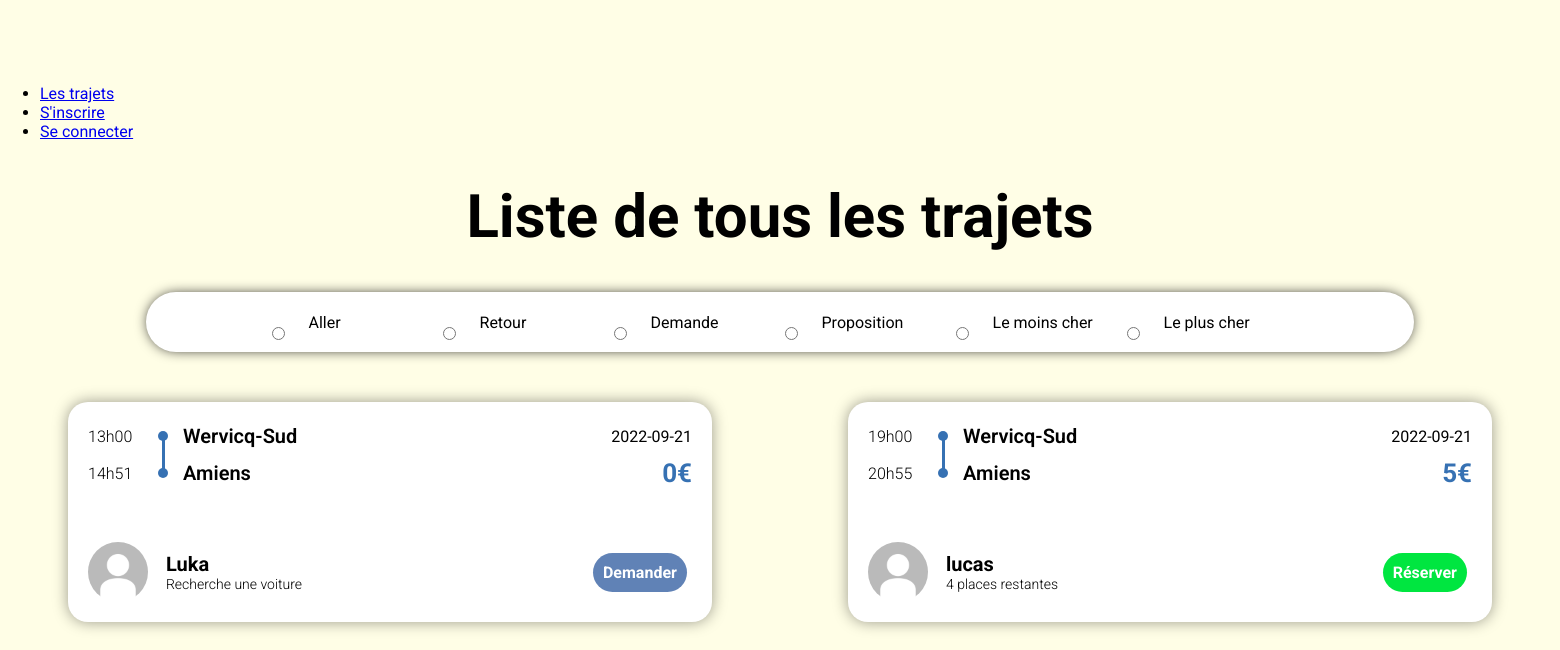
Before: /html/TousLesTrajets.php (lower part) with the older database file.
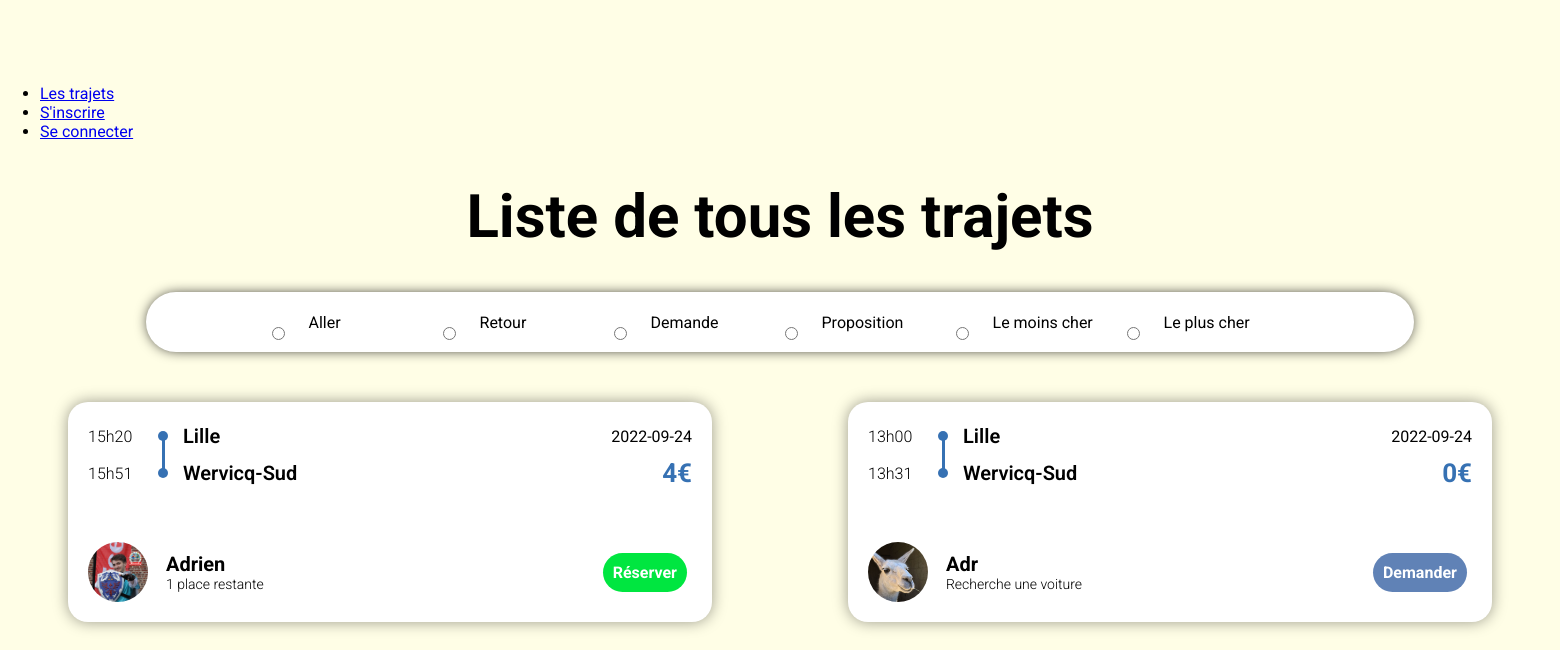
After: the same page with the newer database file.
### tables this page shows
CREATE TABLE `trajet` (
  `IdTrajet` int(10) NOT NULL,
  `TypeTrajet` varchar(50) NOT NULL,
  `isDemande` tinyint(1) DEFAULT NULL,
  `Description` varchar(255) NOT NULL DEFAULT '',
  `LieuDepart` varchar(50) NOT NULL DEFAULT 'Wervicq-Sud',
  `AdresseDepart` varchar(150) NOT NULL DEFAULT '21 Rue de Linselles',
  `LongitudeDepart` float DEFAULT 3.1134,
  `LatitudeDepart` float NOT NULL DEFAULT 50.7364,
  `LieuArrivee` varchar(50) NOT NULL DEFAULT 'Wervicq-Sud',
  `AdresseArrivee` varchar(150) NOT NULL DEFAULT '21 Rue de Linselles',
  `LongitudeArrivee` float NOT NULL DEFAULT 3.1134,
  `LatitudeArrivee` float NOT NULL DEFAULT 50.7364,
  `DateDepart` date NOT NULL,
  `DateArrivee` date DEFAULT NULL,
  `HeureDepart` time(4) DEFAULT NULL,
  `HeureArrivee` time(4) DEFAULT NULL,
  `DateAjout` date NOT NULL,
  `NbPassagers` int(10) NOT NULL,
  `PlacesRestantes` int(10) NOT NULL DEFAULT 0,
  `Prix` int(10) NOT NULL DEFAULT 0,
  `DisplayTel` tinyint(1) DEFAULT NULL,
  `AnneeEdition` int(10) NOT NULL,
  `IdCompte` int(10) NOT NULL
);

CREATE TABLE `compte` (
  `IdCompte` int(10) NOT NULL,
  `Nom` varchar(40) DEFAULT NULL,
  `Prenom` varchar(40) DEFAULT NULL,
  `Email` varchar(50) DEFAULT NULL,
  `telephone` int(10) DEFAULT NULL,
  `motDePasse` varchar(255) DEFAULT NULL,
  `isAdmin` tinyint(1) NOT NULL DEFAULT 0,
  `PhotoProfil` mediumblob DEFAULT NULL,
  `Description` varchar(255) DEFAULT NULL,
  `isVerif` tinyint(1) NOT NULL DEFAULT 0,
  `DateCreation` timestamp NOT NULL DEFAULT current_timestamp(),
  `lien_verif_mail` varchar(255) NOT NULL,
  `date_verif_mail` timestamp NULL DEFAULT NULL,
  `token_reset_password` varchar(255) NOT NULL,
  `expiration_reset_password` varchar(250) NOT NULL
);

### html/TousLesTrajets.php (the view, shortened to what this page needs)
<!DOCTYPE html>
<html>
<head>
	<link rel="stylesheet" type="text/css" href="../css/home.css">
	<link rel="stylesheet" type="text/css" href="../css/trajet.css">
</head>
  <body>
    <?php
          include 'Connexion.php';
    ?>
		<h1>Liste de tous les trajets</h1>
    <form>
    <div class="AllerRetour">
            <input type="radio" required="required" name="AllerRetour" value="Aller" id="Aller" onclick="SortDiv('Aller');" ><label for="Aller" class="AllerRetour">Aller</label>
            <input type="radio" required="required" name="AllerRetour" value="Retour" id="Retour" onclick="SortDiv('Retour');"><label for="Retour" class="AllerRetour">Retour</label>
            <input type="radio" required="required" name="AllerRetour" value="Demande" id="Demande" onclick="SortDiv('Demande');"><label for="Demande" class="AllerRetour	">Demande</label>
            <input type="radio" required="required" name="AllerRetour" value="Proposition" id="Proposition" onclick="SortDiv('Proposition');"><label for="Proposition" class="AllerRetour">Proposition</label>
			<input type="radio" required="required" name="Tri" value="Sale" id="Sale" onclick="SortDiv('Sale');"><label for="Sale" class="Tri">Le moins cher</label>
			<input type="radio" required="required" name="Tri" value="Cher" id="Cher" onclick="SortDiv('Cher');"><label for="Cher" class="Tri">Le plus cher</label>
        </div>
    </form>
    <div class="ListeTrajets" >
    <div id="trajets" class="wrapper">
			<?php
			$count=0;
			$requete = "SELECT * FROM trajet";
			$result = mysqli_query($conn,$requete);
			while ($row = mysqli_fetch_assoc($result)) {
				$hourString1 = substr($row['HeureDepart'],0,2);
				$hourString2 = substr($row['HeureDepart'],3,2);
				$hourStringDeparture = $hourString1."h".$hourString2;
				$hourString3 = substr($row['HeureArrivee'],0,2);
				$hourString4 = substr($row['HeureArrivee'],3,2);
				$hourStringArrival = $hourString3."h".$hourString4;
				?>
					<div class="item" id="<?php echo $count; ?>" >
						<div class="data-group">
							<span class="horaire">
								<?php echo $hourStringDeparture; ?>
							</span>
							<span class="place">
								<?php echo utf8_encode($row['LieuDepart']); ?>
							</span>
							<span class="date">
								<?php echo utf8_encode($row['DateDepart']); ?>
							</span>
						</div>
						<div class="data-group">
							<span class="horaire">
								<?php echo $hourStringArrival; ?>
							</span>
							<span class="place">
								<?php echo utf8_encode($row['LieuArrivee']); ?>
							</span>
							<span class="price">
								<?php echo $row['Prix']; ?>€
							</span>
						</div>
						<div class="account-info">
						<?php $sql = "SELECT * FROM compte WHERE IdCompte='".$row['IdCompte']."'";
								$resultat = mysqli_query($conn,$sql);
								$row2 = mysqli_fetch_assoc($resultat);?>
							<img class="profile-picture" src="../images/PhotoProfil/<?php if($row2["PhotoProfil"]!=NULL){echo $row2["PhotoProfil"];}else{echo "defaultpp.jpg";} ?>">
							<div class="profile-info">
								<span class="name"><?php echo $row2["Prenom"] ?></span>
								<div class="available">
									<?php
										$value = $row['PlacesRestantes'];
										if($row["isDemande"]==1){ echo "Recherche une voiture";}
										else if($value == 1){ echo $value." place restante";}
										else echo $value." places restantes";
									?>
								</div>
							</div>
								<div class="book-container">
										<?php
											$linkPropos = "proposition.php?typeTrajet=".$row['TypeTrajet']."&idTrajet=".$row['IdTrajet'];
										if($row["isDemande"] == 0){ ?>
											<?php $linkint = "nbPass.php?idTrajet=".$row['IdTrajet'];?>
										<a class="book" href="<?php echo $linkint ?>" class="button">Réserver</a>
										<?php
										}
										else if($row["isDemande"]==1){ ?> <a class="book2" href="<?php echo $linkPropos ?>" class="button">Demander</a> <?php
										 }
										?>
								</div>
						</div>
					</div>
					<?php
				$count++;
			}
				?>
			</div>
    </div>
  </body>
</html>

Changed rows visible on the page:
removed trajet: HeureDepart "13h00", LieuDepart "Wervicq-Sud", DateDepart "2022-09-21", HeureArrivee "14h51", LieuArrivee "Amiens", Prix "0", IdCompte.Prenom "Luka", isDemande "Recherche une voiture"
removed trajet: HeureDepart "19h00", LieuDepart "Wervicq-Sud", DateDepart "2022-09-21", HeureArrivee "20h55", LieuArrivee "Amiens", Prix "5", IdCompte.Prenom "lucas", PlacesRestantes "4"
added trajet: HeureDepart "15h20", LieuDepart "Lille", DateDepart "2022-09-24", HeureArrivee "15h51", LieuArrivee "Wervicq-Sud", Prix "4", IdCompte.PhotoProfil (picture), IdCompte.Prenom "Adrien", PlacesRestantes "1"
added trajet: HeureDepart "13h00", LieuDepart "Lille", DateDepart "2022-09-24", HeureArrivee "13h31", LieuArrivee "Wervicq-Sud", Prix "0", IdCompte.PhotoProfil (picture), IdCompte.Prenom "Adr", isDemande "Recherche une voiture"
